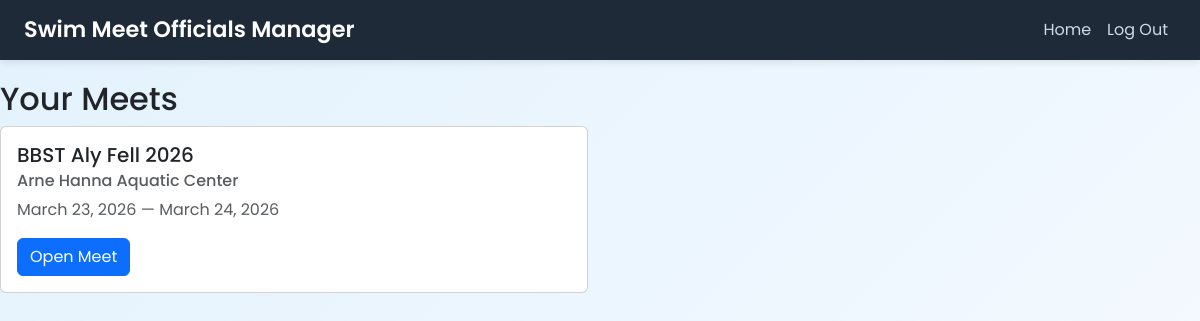
Screenshot of /referee/dashboard (signed in) with the database file from the repository.
### meets/models.py (models this page shows, shortened)
class Meet(models.Model):
    name = models.CharField(max_length=200)
    location = models.CharField(max_length=255)
    start_date = models.DateField()
    end_date = models.DateField()
    description = models.TextField(blank=True)
    created_by = models.ForeignKey(
        User,
        on_delete=models.CASCADE,
        related_name="created_meets"
    )
    join_code = models.CharField(max_length=10, unique=True, editable=False)
    num_sessions = models.PositiveIntegerField(default=1)
    created_at = models.DateTimeField(auto_now_add=True)

### meets/views.py (the view)
# urls.py: path("referee/dashboard", views.referee_dashboard, name="referee-dashboard"),
@login_required
def referee_dashboard(request):
    user = request.user
    my_meets = Meet.objects.filter(created_by=user).order_by('-start_date')
    return render(request, 'meets/referee_dashboard.html', {
        'meets': my_meets,
    })

### meets/templates/meets/referee_dashboard.html (shortened to what this page needs)
{% extends "meets/layout.html" %}
{% block body %}
<h2>Your Meets</h2>
{% if meets %}
<div class="row">
    {% for meet in meets %}
    <div class="col-md-6 mb-3">
        <div class="card h-100">
            <div class="card-body">
                <h5 class="card-title">{{ meet.name }}</h5>
                <h6 class="card-subtitle mb-2 text-muted">{{ meet.location }}</h6>
                <p class="card-text text-muted">{{ meet.start_date }} — {{ meet.end_date }}</p>
                <a class="btn btn-primary" href="{% url 'meet-home' meet.id %}">Open Meet</a>
            </div>
        </div>
    </div>
    {% endfor %}
</div>
{% else %}
    <p class="text-muted">You haven't created any meets yet. <a href="{% url 'meet-create' %}">Create one</a>.</p>
{% endif %}
{% endblock %}

### meets/static/styles.css (style rules this page uses)
body { background: linear-gradient(to right, #eef2f7, #dde6f2); }
.card { transition: 0.3s ease; }
.btn-primary { font-weight: 600; }

### meets/templates/meets/layout.html (style rules this page uses)
body { font-family: 'Poppins', sans-serif; background: linear-gradient(135deg, #e3f2fd, #f8fbff); min-height: 100vh; }

### rows the page displays
Meet: name "BBST Aly Fell 2026", location "Arne Hanna Aquatic Center", start_date "March 23, 2026", end_date "March 24, 2026"
